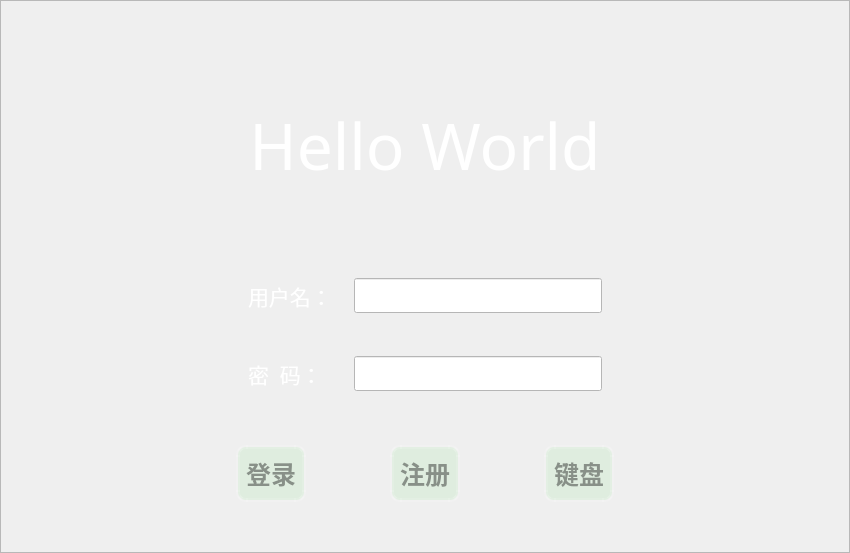
<?xml version="1.0" encoding="UTF-8"?>
<ui version="4.0">
 <class>LoginWindow</class>
 <widget class="QWidget" name="LoginWindow">
  <property name="geometry">
   <rect>
    <x>0</x>
    <y>0</y>
    <width>850</width>
    <height>553</height>
   </rect>
  </property>
  <property name="windowTitle">
   <string>Form</string>
  </property>
  <property name="styleSheet">
   <string notr="true"/>
  </property>
  <layout class="QGridLayout" name="gridLayout">
   <property name="leftMargin">
    <number>0</number>
   </property>
   <property name="topMargin">
    <number>0</number>
   </property>
   <property name="rightMargin">
    <number>0</number>
   </property>
   <property name="bottomMargin">
    <number>0</number>
   </property>
   <item row="0" column="0">
    <widget class="QFrame" name="frame">
     <property name="styleSheet">
      <string notr="true">#frame{
border-image: url(:/brackground/LFH7COOMVA.jpg)
}
QPushButton{
background-color:rgba(100,225,100,30);
border-style:outset;
border-width:4px;
border-radius:10px;
border-color:rgba(255,255,255,30);
font:bold 25px;
color:rgba(0,0,0,100);
padding:6px;
}
QPushButton:pressed{
background-color:rgba(100,255,100,200);
border-color:rgba(255,255,255,30);
border-style:inset;
color:rgba(0,0,0,100);
}

QPushButton:hover{
background-color:rgba(100,255,100,100);
border-color:rgba(255,255,255,200);
color:rgba(0,0,0,200);
}</string>
     </property>
     <property name="frameShape">
      <enum>QFrame::StyledPanel</enum>
     </property>
     <property name="frameShadow">
      <enum>QFrame::Raised</enum>
     </property>
     <layout class="QGridLayout" name="gridLayout_2">
      <property name="leftMargin">
       <number>0</number>
      </property>
      <property name="topMargin">
       <number>0</number>
      </property>
      <property name="rightMargin">
       <number>0</number>
      </property>
      <property name="bottomMargin">
       <number>0</number>
      </property>
      <item row="0" column="0">
       <layout class="QVBoxLayout" name="verticalLayout_3">
        <item>
         <spacer name="verticalSpacer">
          <property name="orientation">
           <enum>Qt::Vertical</enum>
          </property>
          <property name="sizeType">
           <enum>QSizePolicy::Preferred</enum>
          </property>
          <property name="sizeHint" stdset="0">
           <size>
            <width>20</width>
            <height>100</height>
           </size>
          </property>
         </spacer>
        </item>
        <item>
         <widget class="QLabel" name="label">
          <property name="palette">
           <palette>
            <active>
             <colorrole role="WindowText">
              <brush brushstyle="SolidPattern">
               <color alpha="255">
                <red>255</red>
                <green>255</green>
                <blue>255</blue>
               </color>
              </brush>
             </colorrole>
             <colorrole role="Button">
              <brush brushstyle="SolidPattern">
               <color alpha="255">
                <red>0</red>
                <green>67</green>
                <blue>98</blue>
               </color>
              </brush>
             </colorrole>
             <colorrole role="Text">
              <brush brushstyle="SolidPattern">
               <color alpha="255">
                <red>255</red>
                <green>255</green>
                <blue>255</blue>
               </color>
              </brush>
             </colorrole>
             <colorrole role="ButtonText">
              <brush brushstyle="SolidPattern">
               <color alpha="255">
                <red>255</red>
                <green>255</green>
                <blue>255</blue>
               </color>
              </brush>
             </colorrole>
             <colorrole role="Base">
              <brush brushstyle="SolidPattern">
               <color alpha="255">
                <red>0</red>
                <green>67</green>
                <blue>98</blue>
               </color>
              </brush>
             </colorrole>
             <colorrole role="Window">
              <brush brushstyle="SolidPattern">
               <color alpha="255">
                <red>0</red>
                <green>67</green>
                <blue>98</blue>
               </color>
              </brush>
             </colorrole>
             <colorrole role="PlaceholderText">
              <brush brushstyle="NoBrush">
               <color alpha="128">
                <red>255</red>
                <green>255</green>
                <blue>255</blue>
               </color>
              </brush>
             </colorrole>
            </active>
            <inactive>
             <colorrole role="WindowText">
              <brush brushstyle="SolidPattern">
               <color alpha="255">
                <red>255</red>
                <green>255</green>
                <blue>255</blue>
               </color>
              </brush>
             </colorrole>
             <colorrole role="Button">
              <brush brushstyle="SolidPattern">
               <color alpha="255">
                <red>0</red>
                <green>67</green>
                <blue>98</blue>
               </color>
              </brush>
             </colorrole>
             <colorrole role="Text">
              <brush brushstyle="SolidPattern">
               <color alpha="255">
                <red>255</red>
                <green>255</green>
                <blue>255</blue>
               </color>
              </brush>
             </colorrole>
             <colorrole role="ButtonText">
              <brush brushstyle="SolidPattern">
               <color alpha="255">
                <red>255</red>
                <green>255</green>
                <blue>255</blue>
               </color>
              </brush>
             </colorrole>
             <colorrole role="Base">
              <brush brushstyle="SolidPattern">
               <color alpha="255">
                <red>0</red>
                <green>67</green>
                <blue>98</blue>
               </color>
              </brush>
             </colorrole>
             <colorrole role="Window">
              <brush brushstyle="SolidPattern">
               <color alpha="255">
                <red>0</red>
                <green>67</green>
                <blue>98</blue>
               </color>
              </brush>
             </colorrole>
             <colorrole role="PlaceholderText">
              <brush brushstyle="NoBrush">
               <color alpha="128">
                <red>255</red>
                <green>255</green>
                <blue>255</blue>
               </color>
              </brush>
             </colorrole>
            </inactive>
            <disabled>
             <colorrole role="WindowText">
              <brush brushstyle="SolidPattern">
               <color alpha="255">
                <red>255</red>
                <green>255</green>
                <blue>255</blue>
               </color>
              </brush>
             </colorrole>
             <colorrole role="Button">
              <brush brushstyle="SolidPattern">
               <color alpha="255">
                <red>0</red>
                <green>67</green>
                <blue>98</blue>
               </color>
              </brush>
             </colorrole>
             <colorrole role="Text">
              <brush brushstyle="SolidPattern">
               <color alpha="255">
                <red>255</red>
                <green>255</green>
                <blue>255</blue>
               </color>
              </brush>
             </colorrole>
             <colorrole role="ButtonText">
              <brush brushstyle="SolidPattern">
               <color alpha="255">
                <red>255</red>
                <green>255</green>
                <blue>255</blue>
               </color>
              </brush>
             </colorrole>
             <colorrole role="Base">
              <brush brushstyle="SolidPattern">
               <color alpha="255">
                <red>0</red>
                <green>67</green>
                <blue>98</blue>
               </color>
              </brush>
             </colorrole>
             <colorrole role="Window">
              <brush brushstyle="SolidPattern">
               <color alpha="255">
                <red>0</red>
                <green>67</green>
                <blue>98</blue>
               </color>
              </brush>
             </colorrole>
             <colorrole role="PlaceholderText">
              <brush brushstyle="NoBrush">
               <color alpha="128">
                <red>255</red>
                <green>255</green>
                <blue>255</blue>
               </color>
              </brush>
             </colorrole>
            </disabled>
           </palette>
          </property>
          <property name="font">
           <font>
            <family>华文行楷</family>
            <pointsize>48</pointsize>
           </font>
          </property>
          <property name="styleSheet">
           <string notr="true">color: rgb(255, 255, 255);</string>
          </property>
          <property name="text">
           <string>Hello World</string>
          </property>
          <property name="alignment">
           <set>Qt::AlignCenter</set>
          </property>
         </widget>
        </item>
        <item>
         <spacer name="verticalSpacer_2">
          <property name="orientation">
           <enum>Qt::Vertical</enum>
          </property>
          <property name="sizeType">
           <enum>QSizePolicy::Preferred</enum>
          </property>
          <property name="sizeHint" stdset="0">
           <size>
            <width>20</width>
            <height>75</height>
           </size>
          </property>
         </spacer>
        </item>
        <item>
         <layout class="QVBoxLayout" name="verticalLayout_2">
          <item>
           <layout class="QVBoxLayout" name="verticalLayout">
            <item>
             <layout class="QHBoxLayout" name="horizontalLayout">
              <item>
               <spacer name="horizontalSpacer_3">
                <property name="orientation">
                 <enum>Qt::Horizontal</enum>
                </property>
                <property name="sizeHint" stdset="0">
                 <size>
                  <width>40</width>
                  <height>20</height>
                 </size>
                </property>
               </spacer>
              </item>
              <item>
               <widget class="QLabel" name="label_2">
                <property name="sizePolicy">
                 <sizepolicy hsizetype="Expanding" vsizetype="Expanding">
                  <horstretch>0</horstretch>
                  <verstretch>0</verstretch>
                 </sizepolicy>
                </property>
                <property name="minimumSize">
                 <size>
                  <width>50</width>
                  <height>35</height>
                 </size>
                </property>
                <property name="maximumSize">
                 <size>
                  <width>100</width>
                  <height>16777215</height>
                 </size>
                </property>
                <property name="font">
                 <font>
                  <family>宋体</family>
                  <pointsize>16</pointsize>
                 </font>
                </property>
                <property name="styleSheet">
                 <string notr="true">color: rgb(255, 255, 255);</string>
                </property>
                <property name="text">
                 <string>用户名：</string>
                </property>
               </widget>
              </item>
              <item>
               <widget class="QLineEdit" name="le_user">
                <property name="sizePolicy">
                 <sizepolicy hsizetype="Expanding" vsizetype="Maximum">
                  <horstretch>0</horstretch>
                  <verstretch>0</verstretch>
                 </sizepolicy>
                </property>
                <property name="minimumSize">
                 <size>
                  <width>0</width>
                  <height>5</height>
                 </size>
                </property>
                <property name="maximumSize">
                 <size>
                  <width>16777215</width>
                  <height>35</height>
                 </size>
                </property>
                <property name="font">
                 <font>
                  <family>宋体</family>
                  <pointsize>20</pointsize>
                 </font>
                </property>
                <property name="styleSheet">
                 <string notr="true">background-color: rgb(255, 255, 255);</string>
                </property>
               </widget>
              </item>
              <item>
               <spacer name="horizontalSpacer_4">
                <property name="orientation">
                 <enum>Qt::Horizontal</enum>
                </property>
                <property name="sizeHint" stdset="0">
                 <size>
                  <width>40</width>
                  <height>20</height>
                 </size>
                </property>
               </spacer>
              </item>
             </layout>
            </item>
            <item>
             <spacer name="verticalSpacer_4">
              <property name="orientation">
               <enum>Qt::Vertical</enum>
              </property>
              <property name="sizeType">
               <enum>QSizePolicy::Preferred</enum>
              </property>
              <property name="sizeHint" stdset="0">
               <size>
                <width>20</width>
                <height>20</height>
               </size>
              </property>
             </spacer>
            </item>
            <item>
             <layout class="QHBoxLayout" name="horizontalLayout_2">
              <item>
               <spacer name="horizontalSpacer_5">
                <property name="orientation">
                 <enum>Qt::Horizontal</enum>
                </property>
                <property name="sizeHint" stdset="0">
                 <size>
                  <width>40</width>
                  <height>20</height>
                 </size>
                </property>
               </spacer>
              </item>
              <item>
               <widget class="QLabel" name="label_3">
                <property name="sizePolicy">
                 <sizepolicy hsizetype="Expanding" vsizetype="Expanding">
                  <horstretch>0</horstretch>
                  <verstretch>0</verstretch>
                 </sizepolicy>
                </property>
                <property name="minimumSize">
                 <size>
                  <width>50</width>
                  <height>35</height>
                 </size>
                </property>
                <property name="maximumSize">
                 <size>
                  <width>100</width>
                  <height>16777215</height>
                 </size>
                </property>
                <property name="font">
                 <font>
                  <family>宋体</family>
                  <pointsize>16</pointsize>
                 </font>
                </property>
                <property name="styleSheet">
                 <string notr="true">color: rgb(255, 255, 255);</string>
                </property>
                <property name="text">
                 <string>密  码：</string>
                </property>
               </widget>
              </item>
              <item>
               <widget class="QLineEdit" name="le_passwd">
                <property name="sizePolicy">
                 <sizepolicy hsizetype="Expanding" vsizetype="Maximum">
                  <horstretch>0</horstretch>
                  <verstretch>0</verstretch>
                 </sizepolicy>
                </property>
                <property name="minimumSize">
                 <size>
                  <width>0</width>
                  <height>5</height>
                 </size>
                </property>
                <property name="maximumSize">
                 <size>
                  <width>16777215</width>
                  <height>35</height>
                 </size>
                </property>
                <property name="font">
                 <font>
                  <family>宋体</family>
                  <pointsize>20</pointsize>
                 </font>
                </property>
                <property name="styleSheet">
                 <string notr="true">
background-color: rgb(255, 255, 255);</string>
                </property>
                <property name="echoMode">
                 <enum>QLineEdit::Password</enum>
                </property>
               </widget>
              </item>
              <item>
               <spacer name="horizontalSpacer_6">
                <property name="orientation">
                 <enum>Qt::Horizontal</enum>
                </property>
                <property name="sizeHint" stdset="0">
                 <size>
                  <width>40</width>
                  <height>20</height>
                 </size>
                </property>
               </spacer>
              </item>
             </layout>
            </item>
           </layout>
          </item>
         </layout>
        </item>
        <item>
         <spacer name="verticalSpacer_5">
          <property name="orientation">
           <enum>Qt::Vertical</enum>
          </property>
          <property name="sizeType">
           <enum>QSizePolicy::Preferred</enum>
          </property>
          <property name="sizeHint" stdset="0">
           <size>
            <width>20</width>
            <height>40</height>
           </size>
          </property>
         </spacer>
        </item>
        <item>
         <layout class="QHBoxLayout" name="horizontalLayout_3">
          <item>
           <spacer name="horizontalSpacer">
            <property name="orientation">
             <enum>Qt::Horizontal</enum>
            </property>
            <property name="sizeHint" stdset="0">
             <size>
              <width>40</width>
              <height>20</height>
             </size>
            </property>
           </spacer>
          </item>
          <item>
           <spacer name="horizontalSpacer_11">
            <property name="orientation">
             <enum>Qt::Horizontal</enum>
            </property>
            <property name="sizeHint" stdset="0">
             <size>
              <width>40</width>
              <height>20</height>
             </size>
            </property>
           </spacer>
          </item>
          <item>
           <spacer name="horizontalSpacer_2">
            <property name="orientation">
             <enum>Qt::Horizontal</enum>
            </property>
            <property name="sizeHint" stdset="0">
             <size>
              <width>40</width>
              <height>20</height>
             </size>
            </property>
           </spacer>
          </item>
          <item>
           <widget class="QPushButton" name="btn_login">
            <property name="font">
             <font>
              <family>宋体</family>
              <pointsize>-1</pointsize>
              <weight>75</weight>
              <italic>false</italic>
              <bold>true</bold>
             </font>
            </property>
            <property name="styleSheet">
             <string notr="true"/>
            </property>
            <property name="text">
             <string>登录</string>
            </property>
           </widget>
          </item>
          <item>
           <spacer name="horizontalSpacer_9">
            <property name="orientation">
             <enum>Qt::Horizontal</enum>
            </property>
            <property name="sizeHint" stdset="0">
             <size>
              <width>40</width>
              <height>20</height>
             </size>
            </property>
           </spacer>
          </item>
          <item>
           <widget class="QPushButton" name="btn_regist">
            <property name="font">
             <font>
              <family>宋体</family>
              <pointsize>-1</pointsize>
              <weight>75</weight>
              <italic>false</italic>
              <bold>true</bold>
             </font>
            </property>
            <property name="styleSheet">
             <string notr="true"/>
            </property>
            <property name="text">
             <string>注册</string>
            </property>
           </widget>
          </item>
          <item>
           <spacer name="horizontalSpacer_7">
            <property name="orientation">
             <enum>Qt::Horizontal</enum>
            </property>
            <property name="sizeHint" stdset="0">
             <size>
              <width>40</width>
              <height>20</height>
             </size>
            </property>
           </spacer>
          </item>
          <item>
           <widget class="QPushButton" name="btn_keyboard">
            <property name="font">
             <font>
              <family>宋体</family>
              <pointsize>-1</pointsize>
              <weight>75</weight>
              <italic>false</italic>
              <bold>true</bold>
             </font>
            </property>
            <property name="styleSheet">
             <string notr="true"/>
            </property>
            <property name="text">
             <string>键盘</string>
            </property>
           </widget>
          </item>
          <item>
           <spacer name="horizontalSpacer_10">
            <property name="orientation">
             <enum>Qt::Horizontal</enum>
            </property>
            <property name="sizeHint" stdset="0">
             <size>
              <width>40</width>
              <height>20</height>
             </size>
            </property>
           </spacer>
          </item>
          <item>
           <spacer name="horizontalSpacer_12">
            <property name="orientation">
             <enum>Qt::Horizontal</enum>
            </property>
            <property name="sizeHint" stdset="0">
             <size>
              <width>40</width>
              <height>20</height>
             </size>
            </property>
           </spacer>
          </item>
          <item>
           <spacer name="horizontalSpacer_8">
            <property name="orientation">
             <enum>Qt::Horizontal</enum>
            </property>
            <property name="sizeHint" stdset="0">
             <size>
              <width>40</width>
              <height>20</height>
             </size>
            </property>
           </spacer>
          </item>
         </layout>
        </item>
       </layout>
      </item>
      <item row="1" column="0">
       <spacer name="verticalSpacer_3">
        <property name="orientation">
         <enum>Qt::Vertical</enum>
        </property>
        <property name="sizeType">
         <enum>QSizePolicy::Preferred</enum>
        </property>
        <property name="sizeHint" stdset="0">
         <size>
          <width>20</width>
          <height>50</height>
         </size>
        </property>
       </spacer>
      </item>
     </layout>
    </widget>
   </item>
  </layout>
 </widget>
 <resources>
  <include location="../pic/pic.qrc"/>
 </resources>
 <connections/>
</ui>
